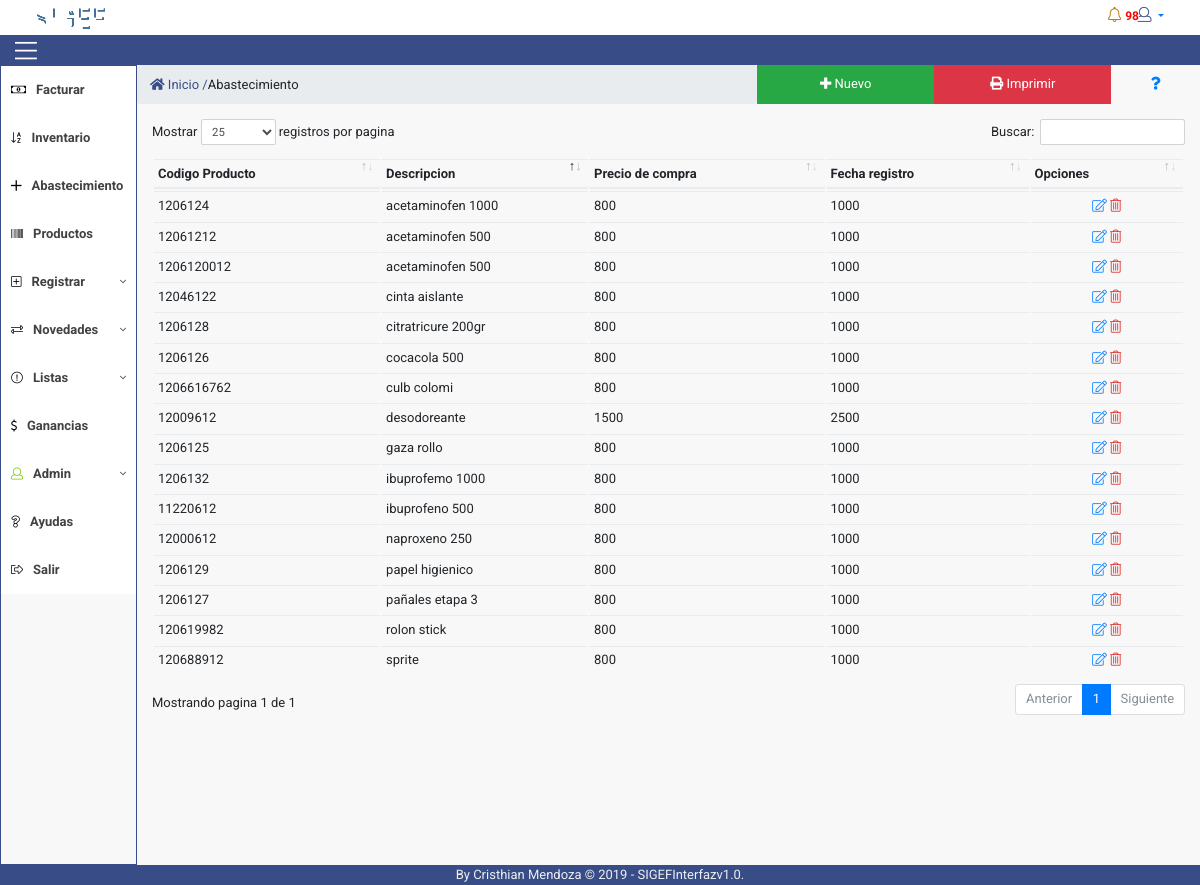
The app's page /controlador/ingresos.php (signed in) with its own data.
### tables this page shows
CREATE TABLE `tb_productos` (
  `cod_prod` int(11) NOT NULL,
  `descripcion` varchar(140) NOT NULL,
  `precio_costo` int(11) NOT NULL,
  `precio_venta` int(11) NOT NULL,
  `cantidad` int(11) NOT NULL,
  `estado` varchar(15) NOT NULL,
  `cantidad_min` int(11) NOT NULL,
  `cantidad_max` int(11) NOT NULL,
  `lote` varchar(20) NOT NULL,
  `fecha_vencimiento` date NOT NULL,
  `requiere_formula` int(11) NOT NULL,
  `cod_categ_prod` int(11) NOT NULL,
  `cod_tipo_prod` int(11) NOT NULL,
  `fecha_registro_prod` date NOT NULL
);

### controlador/paginar_ingresos.php (the view, shortened to what this page needs)
 <?php
              $sql="SELECT * FROM  tb_productos ";
              include('../connections/config.php');
              $resultado = $conexion->query( $sql );
              echo "  <table class='table table-condensed display' id='ingresos'>
                  <thead>
                  <tr>
                      <th>Codigo Producto</th>
                      <th>Descripcion</th>
                      <th>Precio de compra</th>
                      <th>Fecha registro</th>
                      <th>Opciones</th>
                  </tr>
                  </thead>";
              while ($row=mysqli_fetch_row($resultado))
              {
                echo "
                    <tr>
                      <td>".$row[0]."</td>
                      <td>".$row[1]."</td>
                      <td>".$row[2]."</td>
                      <td>".$row[3]."</td>
                      <td align='center'><a href='javascript:editarIngreso(".$row[0].");' class='fal fa-edit'></a>
                  <a href='javascript:eliminarIngreso(".$row[0].");' class='fal fa-trash-alt icon3'></a></td>
                  </tr>";
              }
              echo "  </table>
                  ";
?>

### controlador/ingresos.php (shortened to what this page needs)
<?php 	    session_start();
        if (isset($_SESSION['usuario']))
        {
	require '../controlador/funciones.php';
?>
<!DOCTYPE html>
<html lang="es">
<head>
	<?php include ("../vista/inc/headcommon.php");?>
    <link rel="stylesheet" href="../vista/icon/style.css">
    <link href="../vista/dist/css/sb-admin-2.css" rel="stylesheet">
</head>
<body>
<?php include('../vista/inc/header.php'); ?>
    <main>
			<?php include("../vista/inc/menu.php"); ?>
			<div class="container-fluid">
                <div class="row">
                    <ol class="col breadcrumb">
                    <li><a href="../index.php" class="icon7"><i class="fa fa-home"></i> Inicio /</a></li>
                    <li class="active"> Abastecimiento</li>
                </ol>
                   <button type="button" class="col-5 col-sm-2 btn btn-success" data-toggle="modal" data-target="#nuevo-ingreso"><span class="fa fa-plus"></span> Nuevo</button>
                    <button type="button" class="col-5 col-sm-2 btn btn-danger" ><span class=" fa fa-print"></span> Imprimir </button>
                    <button type="button" class="col-2 col-sm-1 btn btn-link" ><span class="fa fa-question"></span></button>
                </div>
                  <div class="row">
                            <div style="padding-top: 15px;" class="panel-body col" >
                                <?php include ('paginar_ingresos.php'); ?>
                            </div>
                  </div>
                </div>
	</main>
	<?php
			 }else{	header("location: ../index.php");
	}
				include "../vista/inc/footer.php";
	?>
</body>
</html>

### vista/inc/headcommon.php (shortened to what this page needs)
<link rel="stylesheet" href="../vista/css/bootstrap.min.css">
<link rel="stylesheet" type="text/css" href="../librerias/datatable/bootstrap.css">
<link rel="stylesheet" type="text/css" href="../librerias/datatable/dataTables.bootstrap4.min.css">
<link rel="stylesheet" href="../vista/font-awesome/css/all.css">
<link rel="stylesheet" type="text/css" href="../vista/alertifyjs/css/alertify.css">
<link rel="stylesheet" type="text/css" href="../vista/alertifyjs/css/themes/default.css">
<link rel="stylesheet"  href="../vista/css/estilos.css">
   <link href="../vista/dist/css/sb-admin-2.css" rel="stylesheet">

### vista/inc/header.php (shortened to what this page needs)
<header id="header1">
	<div class="container-fluid">
		<div class="row">
        	<div class="col-4 col-sm-1">
                <a class="logosigef" href="../index.php">
                </a>
			</div>
			<div class="col-2 col-sm-5">
			</div>
			<div class="col-6 col-sm-6 ">
            <ul  class="nav navbar-top-links navbar-right">
                <li class="dropdown">
                    <span  style="position: absolute;padding:0px; margin: 4px 20px; font-size: 12px; font-weight: bold; line-height: 1; color: red; z-index: 3; white-space: nowrap; vertical-align: baseline; background-color:white; " class="badge ">98</span>
                    <a style="position: relative;" class="dropdown-toggle" data-toggle="dropdown" href="#">
                        <i style="position: relative;" class="fal fa-bell icon icon1  fa-fw"></i>
                    </a>
                </li>
                <li class="dropdown">
                    <a class="dropdown-toggle" data-toggle="dropdown" href="#">
                        <i class="fal fa-user icon  icon7"></i>
                    </a>
                </li>
            </ul>
       		</div>
		</div>
	</div>
</header>
<header><span style="font-size: 25px; padding: 2.5px 15px 2.5px;" class="fal fa-bars show"></span></header>

### vista/inc/menu.php (shortened to what this page needs)
 <div class="content-menu">
    <div class="contenedor-menu">
                <div class="smenu ">
                <ul class="menu">
                    <li ><a href="facturar.php"><i class="icon izquierda fal fa-money-bill-alt icon8" ></i>Facturar</a></li>
                    <li ><a href="inventario.php"><i class="icon izquierda fal fa-sort-alpha-down icon8" ></i>Inventario</a></li>
                    <li ><a href="ingresos.php"><i class="icon izquierda far fa-plus icon8" ></i>Abastecimiento</a></li>
                    <li ><a href="productos.php"><i class="icon izquierda fal fa-barcode icon8" ></i>Productos</a></li>
                    <li ><a href="##"><i class="icon izquierda fal fa-plus-square icon8" ></i>Registrar<i class="icon derecha fal fa-angle-down
                        " ></i></a>
                    </li>
                    <li ><a href="##"><i class="icon izquierda fal fa-exchange-alt icon8" ></i>Novedades<i class="icon derecha fal fa-angle-down
                        " ></i></a>
                    </li>
                    <li ><a href="##"><i class="icon izquierda fal fa-exclamation-circle icon8" ></i>Listas<i class="icon derecha fal fa-angle-down
                        " ></i></a>
                    </li>
                    <li ><a href="ganancias.php"><i class="icon izquierda fal fa-dollar-sign icon8" ></i>Ganancias</a></li>
                    <li ><a href="#"><i class="icon izquierda fal fa-user icon10" ></i>Admin<i class="icon derecha fal fa-angle-down" ></i></a>
                    </li>
                    <li ><a href="ayudas.php"><i class="icon izquierda fal fa-question icon8" ></i>Ayudas</a></li>
                    <li><a href="logout.php"><i class="icon izquierda fal fa-sign-out-alt icon8" ></i>Salir</a></li>
                </ul>
                </div>
            </div>
</div>

### vista/inc/footer.php
<footer id="footer1" style="height: 20px;">
	<div class="container">
				<div class="col-xs-12" >
				<center>
				<p style="color: #ecf0f1">By Cristhian Mendoza &copy; 2019 - SIGEFInterfazv1.0.</p>
				</center>
				</div>
	</div>
</footer>

### vista/css/estilos.css (style rules this page uses)
* { margin: 0; padding: 0; box-sizing: border-box; font-family: 'Roboto', sans-serif; font-size: 13px; border-radius: 0px; }
a { display: contents; }
svg { display: block; font: 10.5em 'Roboto'; width: 200px; margin: 0 auto; }
.btn { border-radius: 0px; }
main { width: 100%; display: flex; }
header { width: 100%; height: 30px; background: #384C87; }
header span { font-size: 30px; padding-left: 10px; color: white; transition: all 300ms; cursor: pointer; position: relative; }
.nav>li>a { padding: 8px 15px; }
.content-menu { border-style: solid ; border-color: #384C87; border-width:1px; height: 800px; }
.content-menu li { list-style: none; padding-top: 0px; color: white; transition: all 300ms; cursor: pointer; }
.content-menu a { text-decoration: none; }
.icon { font-size: 15px; }
.icon1 { color: #BA7404; }
.icon3 { color: #df2626; }
.icon7 { color: #384C87; }
.icon8 { color: black; }
.icon10 { color: #78C800; }
.panel-body { padding:0px; }
.breadcrumb { margin-bottom: 0px; }
ol { margin-bottom: 0px; }
#header1 { height: 35px; background-color: white; }
p { color: #78C800 ; }
#footer1 { width: 100%; margin-top: 0px; background-color:#384C87; }
.table td, .table th { padding: .3rem; vertical-align: unset; }
.contenedor-menu { width: 135px; padding:0; display: inline-block; font-size: 13px; line-height: 18px; }
.contenedor-menu ul { list-style: none; }
.contenedor-menu .menu li a { color: #424242; display: block; padding: 15px 10px; background: white; | font-family: 'Roboto', serif; font-weight: bold; }
.contenedor-menu .menu .icon { font-size: 12px; line-height: 18px; }
.contenedor-menu .menu .icon.izquierda { float: left; margin-right: 10px; }
.contenedor-menu .menu .icon.derecha { float: right; margin-left: 10px; }
@media (min-width: 768px) { .container { width: 100%; } }
@media (min-width: 768px) { #footer1 { height: 100px; } }
@media (min-width: 768px) { .smenu { height:600px; } }

### records on screen
tb_productos: cod_prod "1206124", descripcion "acetaminofen 1000", precio_costo "800", precio_venta "1000"
tb_productos: cod_prod "1206125", descripcion "gaza rollo", precio_costo "800", precio_venta "1000"
tb_productos: cod_prod "1206126", descripcion "cocacola 500", precio_costo "800", precio_venta "1000"
tb_productos: cod_prod "1206127", descripcion "pañales etapa 3", precio_costo "800", precio_venta "1000"
tb_productos: cod_prod "1206128", descripcion "citratricure 200gr", precio_costo "800", precio_venta "1000"
tb_productos: cod_prod "1206129", descripcion "papel higienico", precio_costo "800", precio_venta "1000"
tb_productos: cod_prod "1206132", descripcion "ibuprofemo 1000", precio_costo "800", precio_venta "1000"
tb_productos: cod_prod "11220612", descripcion "ibuprofeno 500", precio_costo "800", precio_venta "1000"
tb_productos: cod_prod "12000612", descripcion "naproxeno 250", precio_costo "800", precio_venta "1000"
tb_productos: cod_prod "12009612", descripcion "desodoreante", precio_costo "1500", precio_venta "2500"
tb_productos: cod_prod "12046122", descripcion "cinta aislante", precio_costo "800", precio_venta "1000"
tb_productos: cod_prod "12061212", descripcion "acetaminofen 500", precio_costo "800", precio_venta "1000"
tb_productos: cod_prod "120619982", descripcion "rolon stick", precio_costo "800", precio_venta "1000"
tb_productos: cod_prod "120688912", descripcion "sprite", precio_costo "800", precio_venta "1000"
tb_productos: cod_prod "1206120012", descripcion "acetaminofen 500", precio_costo "800", precio_venta "1000"
tb_productos: cod_prod "1206616762", descripcion "culb colomi", precio_costo "800", precio_venta "1000"
